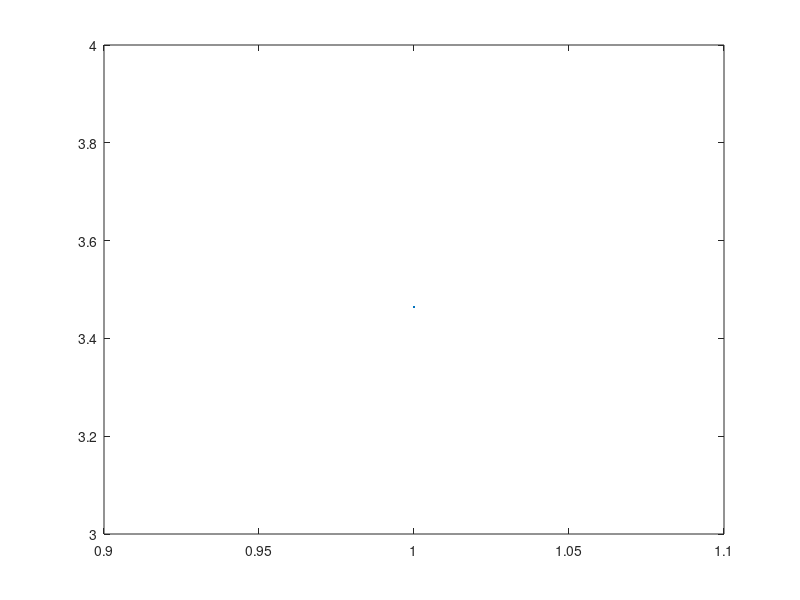

MATLAB code to generate this figure:
G1 = [0,0,0];
M = [1/2,0,0];
K = [1/2,1/2,0];
D = [1/2,1/2,1/2];
G2 = [1,1,1];

count = 1;

% Dispersion relation
% wk = sqrt(6+2*cos(2*pi*x)+2*cos(2*pi*y)+2*cos(2*pi*z))

n = 100;
x1v = linspace(G1(1),M(1),n+1);
x2v = linspace(M(2),K(2),n+1);
x3v = linspace(K(3),D(3),n+1);
x4v = linspace(D(1),G2(1),n+1);

% G1 to M
for i = 1:n+1
    x = x1v(i);
 wk = sqrt(6+2*cos(2*pi*x)+2+2);
end
count = count+1;

% M to K
for i = 1:n+1
    x = x2v(i);
 wk = sqrt(6-2+2*cos(2*pi*x)+2);
end

% K to D
for i = 1:n+1
    x = x3v(i);
 wk = sqrt(6-4+2*cos(2*pi*x));
end

% D to G2
for i = 1:n+1
    x = x4v(i);
 wk = sqrt(6+6*cos(2*pi*x)); 
end


plot(x,wk);
